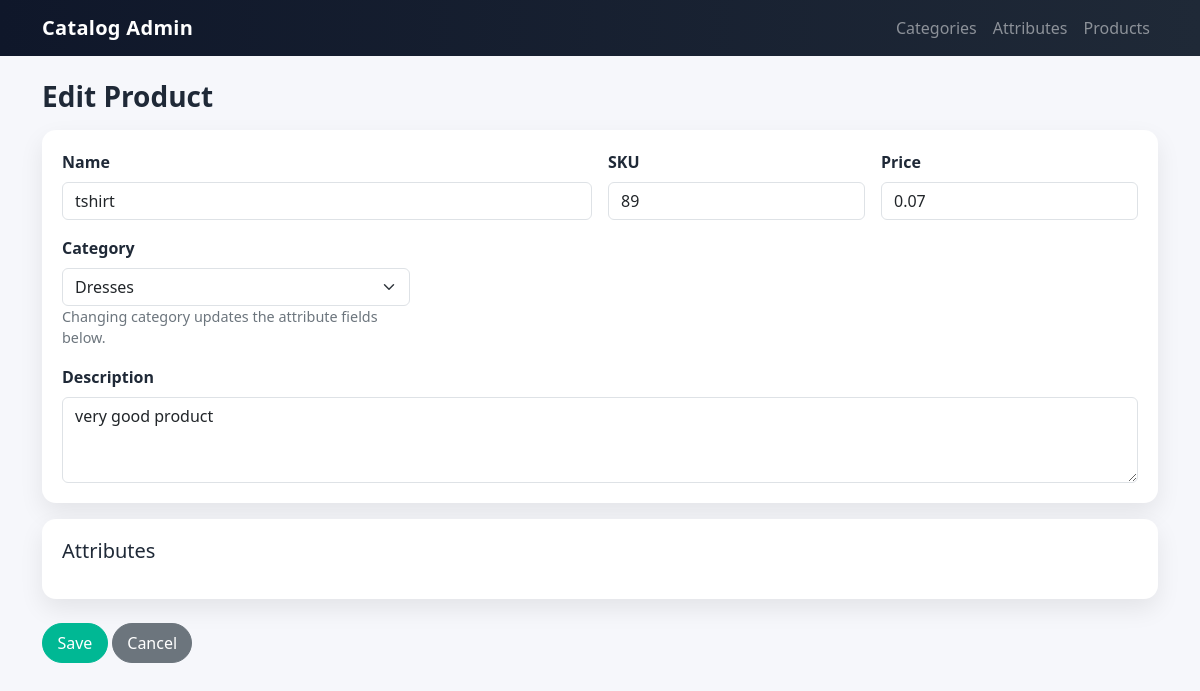
/products/1/edit, run on the app's committed database.
### models.py (models this page shows)
class Product(db.Model):
    __tablename__ = "products"
    id = db.Column(db.Integer, primary_key=True)
    name = db.Column(db.String(200), nullable=False)
    sku = db.Column(db.String(100), unique=True, nullable=False)
    description = db.Column(db.Text)
    price = db.Column(db.Float, default=0)
    category_id = db.Column(db.Integer, db.ForeignKey("categories.id"), nullable=False)
    created_at = db.Column(db.DateTime, default=datetime.utcnow)
    category = db.relationship("Category", back_populates="products")
    attributes = db.relationship(
        "ProductAttributeValue", back_populates="product", cascade="all, delete-orphan"
    )

class Category(db.Model):
    __tablename__ = "categories"
    id = db.Column(db.Integer, primary_key=True)
    name = db.Column(db.String(120), unique=True, nullable=False)
    description = db.Column(db.Text)
    is_active = db.Column(db.Boolean, default=True)
    attributes = db.relationship(
        "CategoryAttribute", back_populates="category", cascade="all, delete-orphan"
    )
    products = db.relationship(
        "Product", back_populates="category", cascade="all, delete"
    )

### app.py (the view)
    @app.route("/products/<int:product_id>/edit", methods=["GET", "POST"])
    def edit_product(product_id: int):
        product = Product.query.get_or_404(product_id)
        categories = Category.query.order_by(Category.name).all()
        if request.method == "POST":
            return _upsert_product(product)
        values = ProductAttributeValue.query.filter_by(product_id=product.id).all()
        value_map = {v.attribute_id: v for v in values}
        return render_template(
            "products/form.html",
            product=product,
            categories=categories,
            value_map=value_map,
        )

### templates/products/form.html (shortened to what this page needs)
{% extends 'base.html' %}
{% block content %}
  <div class="main-header">
    <h3>{{ 'Edit Product' if product else 'New Product' }}</h3>
  </div>
  <form method="post" id="productForm">
    <div class="form-card mb-3">
      <div class="row g-3">
        <div class="col-md-6">
          <label class="form-label">Name</label>
          <input name="name" class="form-control" value="{{ product.name if product else '' }}" required>
        </div>
        <div class="col-md-3">
          <label class="form-label">SKU</label>
          <input name="sku" class="form-control" value="{{ product.sku if product else '' }}" required>
        </div>
        <div class="col-md-3">
          <label class="form-label">Price</label>
          <input name="price" type="number" step="0.01" class="form-control" value="{{ product.price if product else '' }}">
        </div>
        <div class="col-md-4">
          <label class="form-label">Category</label>
          <select class="form-select" name="category_id" id="categorySelect" required>
            {% for c in categories %}
              <option value="{{ c.id }}" {% if product and product.category_id==c.id %}selected{% endif %}>{{ c.name }}</option>
            {% endfor %}
          </select>
          <div class="help-text">Changing category updates the attribute fields below.</div>
        </div>
        <div class="col-12">
          <label class="form-label">Description</label>
          <textarea name="description" class="form-control" rows="3">{{ product.description if product else '' }}</textarea>
        </div>
      </div>
    </div>
    <div class="form-card">
      <h5 class="mb-3">Attributes</h5>
    </div>
    <div class="mt-4">
      <button class="btn btn-primary btn-pill" type="submit">Save</button>
      <a class="btn btn-secondary btn-pill" href="{{ url_for('list_products') }}">Cancel</a>
    </div>
  </form>
{% endblock %}

### static/styles.css (style rules this page uses)
:root { --brand-start: #0f172a; --brand-end: #1f2937; --accent: #00b894; --accent-hover:#00a084; --card-shadow: 0 10px 25px rgba(0,0,0,.08); --border-soft: rgba(0,0,0,.08); }
body { background-color:#f6f7fb; color:#1f2937; }
.main-header { display:flex; align-items:center; justify-content:space-between; margin-bottom:1rem; }
.main-header h3 { margin:0; font-weight:700; }
.btn-primary { background-color:var(--accent); border-color:var(--accent); }
.btn-pill { border-radius:999px; padding:.45rem .9rem; }
.form-card { background:#fff; border-radius:14px; padding:1.25rem; box-shadow:var(--card-shadow); }
.form-label { font-weight:600; }
.help-text { color:#6c757d; font-size:.9rem; }

### data on the page
Product: name "tshirt", sku "89", price "0.07", category_id "Dresses", description "very good product"

### other printed values
{{ 'Edit Product' if product else 'New Product' }} "Edit Product"
